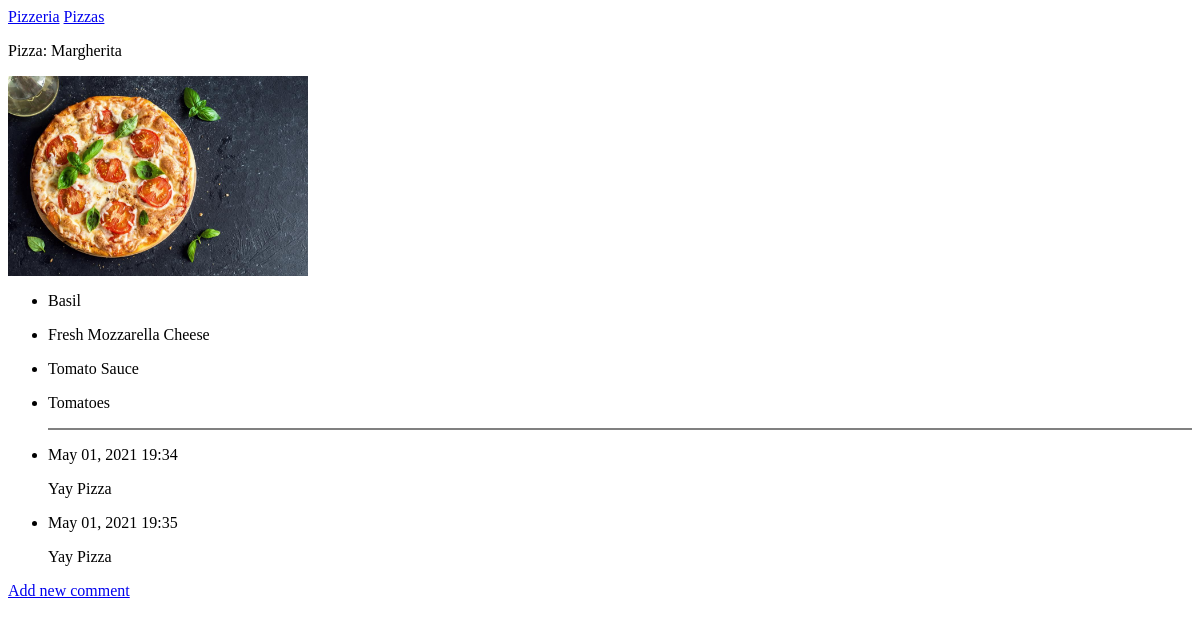
/pizzas/4, run on an earlier commit of the app's database.
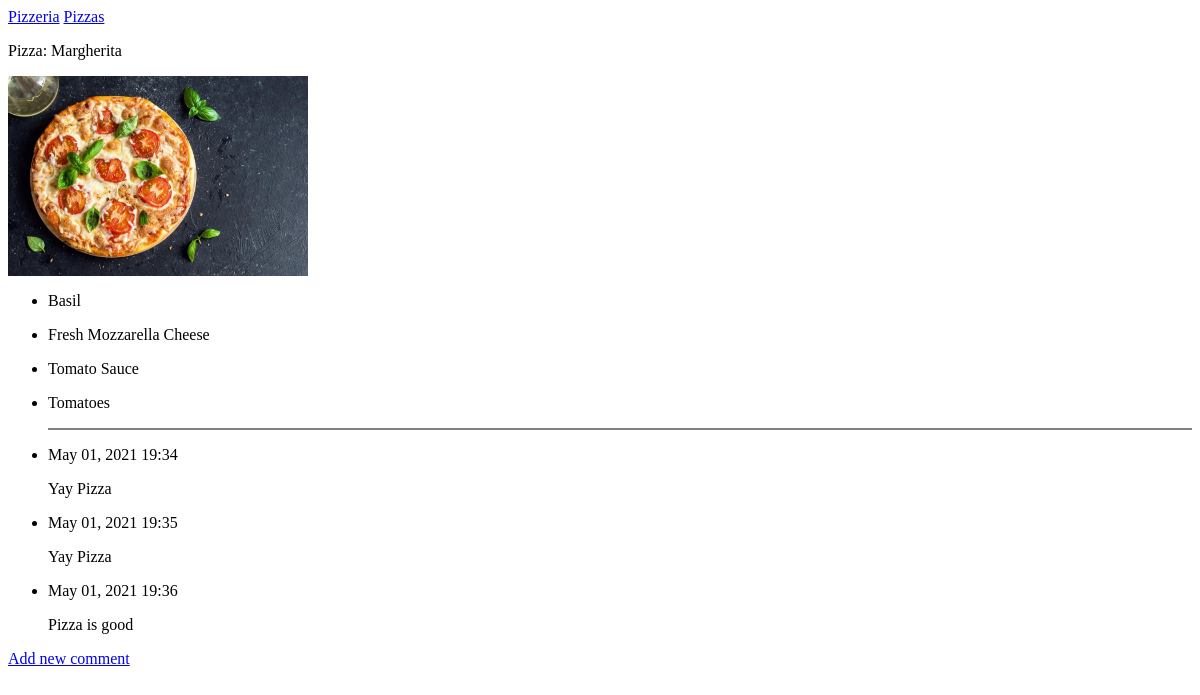
And on a later commit of the database.
### Pizza/models.py (models this page shows, shortened)
class Topping(models.Model):
    pizza = models.ForeignKey(Pizza, on_delete=models.CASCADE)
    name = models.TextField()

class Comment(models.Model):
    pizza = models.ForeignKey(Pizza, on_delete=models.CASCADE)
    text = models.CharField(max_length=200)
    date_added = models.DateTimeField(auto_now_add=True, blank=True)

### Pizza/views.py (the view)
# urls.py: path("pizzas/<int:pizza_id>", views.pizza, name="pizza"),
def pizza(request, pizza_id):
    pizza = Pizza.objects.get(id=pizza_id)
    toppings = Topping.objects.all().filter(pizza=pizza_id)
    comments = Comment.objects.all().filter(pizza=pizza_id)
    context = {"pizza": pizza, "toppings": toppings, "comments": comments}
    return render(request, "Pizza/pizza.html", context)

### Pizza/models.py (called while the page is built)
    def __str__(self):
        return self.name

### Pizza/templates/Pizza/pizza.html (shortened to what this page needs)
{% extends "Pizza/base.html"%}
{% block content %}
<p>Pizza: {{ pizza }}</p>
{% if pizza.image %}
<img src="{{pizza.image.url}}" class="img-thumbnail" style="max-height: 200px" alt="">
{% endif %}
<ul>
    {% for topping in toppings %}
    <li>
        <p>{{topping.name | linebreaks}}</p>
    </li>
    {% endfor %}
    <hr style="height:2px;border-width:0;color:gray;background-color:gray">
    {% for comment in comments %}
    <li>
        <p>{{comment.date_added|date:'M d, Y H:i'}}</p>
        <p>{{comment.text | linebreaks}}
    </li>
    {% endfor %}
</ul>
<p>
    <a href="{% url 'Pizza:new_comment' pizza.id %}">Add new comment</a>
</p>
{% endblock content %}

What changed in the data, as far as the page shows it:
added Comment: date_added "May 01, 2021 19:36", text "Pizza is good"
